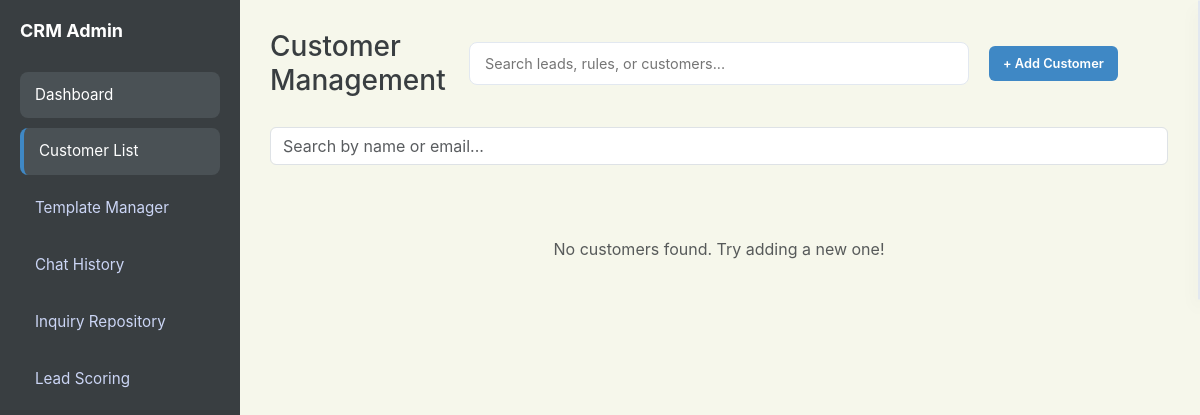
The page /customers on the database as committed earlier.
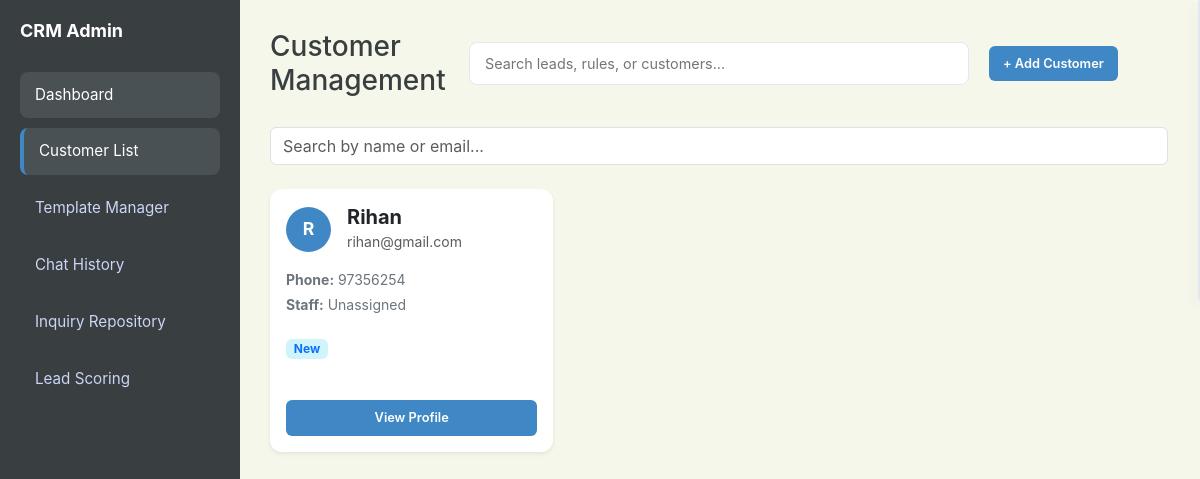
The same page on the database as committed later.
### app.py (models this page shows)
class Customer(db.Model):
    id = db.Column(db.Integer, primary_key=True)
    name = db.Column(db.String(100), nullable=False)
    email = db.Column(db.String(120), unique=True)
    phone = db.Column(db.String(20))
    location = db.Column(db.String(100))
    assigned_staff = db.Column(db.String(100))
    status = db.Column(db.String(50), default="Active")
    tags = db.Column(db.String(200)) # Stored as "VIP,New,Returning"
    notes = db.Column(db.Text)
    last_contact = db.Column(db.String(50))

### app.py (the view)
@app.route('/customers')
def customers():
    query = request.args.get('q', '')
    if query:
        customers_list = Customer.query.filter(
            (Customer.name.ilike(f'%{query}%')) |
            (Customer.email.ilike(f'%{query}%'))
        ).all()
    else:
        customers_list = Customer.query.all()
    return render_template('customer-list.html', customers=customers_list, query=query)

### app.py (called while the page is built)
@app.context_processor
def inject_search_data():
    customers = Customer.query.all()
    inquiries = Inquiry.query.all()
    rules = Rule.query.all()
    search_seed = []
    for c in customers:
        search_seed.append({"display": c.name, "category": "Customer", "page": "/customers"})
    for i in inquiries:
        search_seed.append({"display": f"Inquiry: {i.customer}", "category": "Inquiry", "page": f"/inquiry/{i.id}"})
    for r in rules:
        search_seed.append({"display": r.name, "category": "Rule", "page": "/scoring"})
    return dict(search_seed=search_seed)

### templates/customer-list.html (shortened to what this page needs)
<!DOCTYPE html>
<html lang="en">
<head>
    <link href="https://cdn.jsdelivr.net/npm/bootstrap@5.3.0/dist/css/bootstrap.min.css" rel="stylesheet">
    <link rel="stylesheet" href="{{ url_for('static', filename='style.css') }}">
</head>
<body id="page-customers">
    <aside class="sidebar">
        <h2>CRM Admin</h2>
        <a href="/dashboard" class="nav-link nav-dashboard active">Dashboard</a>
        <a href="/customers" class="nav-link nav-customers">Customer List</a>
        <a href="/templates-manager" class="nav-link nav-templates">Template Manager</a>
        <a href="/history" class="nav-link nav-history">Chat History</a>
        <a href="/repository" class="nav-link nav-repository">Inquiry Repository</a>
        <a href="/scoring" class="nav-link nav-scoring">Lead Scoring</a>
    </aside>
    <main class="main">
        <div class="header">
            <div class="header-left">
                <h1 class="h3 mb-0">Customer Management</h1>
            </div>
            <div class="search-container">
                <input type="text" placeholder="Search leads, rules, or customers..." class="taskbar-search">
            </div>
            <div class="header-right">
                <button class="btn btn-blue" data-bs-toggle="modal" data-bs-target="#addCustomerModal">+ Add
                    Customer</button>
            </div>
        </div>
        <form method="GET" action="/customers" class="mb-4">
            <input type="text" name="q" class="form-control" placeholder="Search by name or email..."
                value="{{ query }}">
        </form>
        <div class="row g-4">
            {% for c in customers %}
            <div class="col-12 col-md-6 col-lg-4">
                <div class="card p-3 shadow-sm border-0 h-100">
                    <div class="d-flex align-items-center mb-3">
                        <div class="avatar-circle me-3">
                            {{ c.name.split(' ')[0][0] }}{{ c.name.split(' ')[-1][0] if c.name.split(' ')|length > 1
                        </div>
                        <div>
                            <h5 class="mb-0 fw-bold">{{ c.name }}</h5>
                            <small class="text-muted">{{ c.email }}</small>
                        </div>
                    </div>
                    <div class="mb-3 small">
                        <p class="mb-1 text-secondary"><strong>Phone:</strong> {{ c.phone }}</p>
                        <p class="mb-1 text-secondary"><strong>Staff:</strong> {{ c.assigned_staff or 'Unassigned' }}
                        </p>
                    </div>
                    <div class="mb-3">
                        {% if c.tags %}
                        {% for tag in c.tags.split(',') %}
                        <span class="badge bg-info-subtle text-primary small">{{ tag }}</span>
                        {% endfor %}
                        {% endif %}
                    </div>
                    <div class="mt-auto d-flex gap-2">
                        <a href="/customer/{{ c.id }}" class="btn btn-blue btn-sm w-100">View Profile</a>
                    </div>
                </div>
            </div>
            {% else %}
            <div class="col-12 text-center py-5">
                <p class="text-muted">No customers found. Try adding a new one!</p>
            </div>
            {% endfor %}
        </div>
    </main>
</body>
</html>

Rows that differ between the two databases and show on the page:
added Customer: name "R", name "Rihan", email "rihan@gmail.com", phone "97356254", assigned_staff "Unassigned", tags "New"
Other text that changed with them:
text no longer shown: "No customers found. Try adding a new one!"
